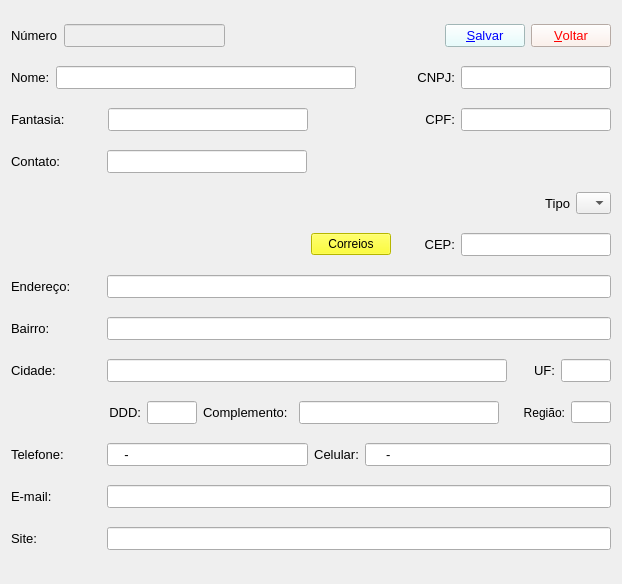
<?xml version="1.0" encoding="UTF-8"?>
<ui version="4.0">
 <class>prospect_editar</class>
 <widget class="QDialog" name="prospect_editar">
  <property name="geometry">
   <rect>
    <x>0</x>
    <y>0</y>
    <width>622</width>
    <height>584</height>
   </rect>
  </property>
  <property name="windowTitle">
   <string>Prospect - Editar</string>
  </property>
  <layout class="QVBoxLayout" name="verticalLayout">
   <item>
    <layout class="QHBoxLayout" name="horizontalLayout_24">
     <item>
      <layout class="QHBoxLayout" name="horizontalLayout_15">
       <item>
        <widget class="QLabel" name="label_16">
         <property name="font">
          <font>
           <family>Tahoma</family>
           <pointsize>10</pointsize>
          </font>
         </property>
         <property name="text">
          <string>Número</string>
         </property>
        </widget>
       </item>
       <item>
        <widget class="QLineEdit" name="txt_numero">
         <property name="enabled">
          <bool>false</bool>
         </property>
         <property name="font">
          <font>
           <family>Tahoma</family>
           <pointsize>10</pointsize>
          </font>
         </property>
         <property name="styleSheet">
          <string notr="true">color: rgb(255, 0, 0);</string>
         </property>
         <property name="alignment">
          <set>Qt::AlignmentFlag::AlignCenter</set>
         </property>
        </widget>
       </item>
      </layout>
     </item>
     <item>
      <spacer name="horizontalSpacer_5">
       <property name="orientation">
        <enum>Qt::Orientation::Horizontal</enum>
       </property>
       <property name="sizeHint" stdset="0">
        <size>
         <width>208</width>
         <height>20</height>
        </size>
       </property>
      </spacer>
     </item>
     <item>
      <widget class="QPushButton" name="bt_salvar">
       <property name="enabled">
        <bool>true</bool>
       </property>
       <property name="font">
        <font>
         <family>Tahoma</family>
         <pointsize>10</pointsize>
        </font>
       </property>
       <property name="styleSheet">
        <string notr="true">color: rgb(0, 0, 255);  
background-color: rgb(225, 255, 255);</string>
       </property>
       <property name="text">
        <string>&amp;Salvar</string>
       </property>
       <property name="shortcut">
        <string>Alt+S</string>
       </property>
       <property name="autoDefault">
        <bool>false</bool>
       </property>
      </widget>
     </item>
     <item>
      <widget class="QPushButton" name="bt_voltar">
       <property name="enabled">
        <bool>true</bool>
       </property>
       <property name="font">
        <font>
         <family>Tahoma</family>
         <pointsize>10</pointsize>
        </font>
       </property>
       <property name="styleSheet">
        <string notr="true">color: rgb(255, 0, 0);
background-color: rgb(255, 238, 230);</string>
       </property>
       <property name="text">
        <string>&amp;Voltar</string>
       </property>
       <property name="shortcut">
        <string>Alt+V</string>
       </property>
       <property name="autoDefault">
        <bool>false</bool>
       </property>
       <property name="default">
        <bool>false</bool>
       </property>
       <property name="flat">
        <bool>false</bool>
       </property>
      </widget>
     </item>
    </layout>
   </item>
   <item>
    <layout class="QHBoxLayout" name="horizontalLayout_27">
     <item>
      <layout class="QHBoxLayout" name="horizontalLayout_13">
       <item>
        <widget class="QLabel" name="label">
         <property name="minimumSize">
          <size>
           <width>0</width>
           <height>0</height>
          </size>
         </property>
         <property name="font">
          <font>
           <family>Tahoma</family>
           <pointsize>10</pointsize>
          </font>
         </property>
         <property name="text">
          <string>Nome:</string>
         </property>
        </widget>
       </item>
       <item>
        <widget class="QLineEdit" name="txt_nome">
         <property name="sizePolicy">
          <sizepolicy hsizetype="Expanding" vsizetype="Fixed">
           <horstretch>0</horstretch>
           <verstretch>0</verstretch>
          </sizepolicy>
         </property>
         <property name="minimumSize">
          <size>
           <width>300</width>
           <height>0</height>
          </size>
         </property>
         <property name="maximumSize">
          <size>
           <width>300</width>
           <height>16777215</height>
          </size>
         </property>
         <property name="font">
          <font>
           <family>Tahoma</family>
           <pointsize>10</pointsize>
          </font>
         </property>
         <property name="maxLength">
          <number>100</number>
         </property>
        </widget>
       </item>
      </layout>
     </item>
     <item>
      <layout class="QHBoxLayout" name="horizontalLayout_11">
       <item>
        <widget class="QLabel" name="label_13">
         <property name="minimumSize">
          <size>
           <width>0</width>
           <height>0</height>
          </size>
         </property>
         <property name="font">
          <font>
           <family>Tahoma</family>
           <pointsize>10</pointsize>
          </font>
         </property>
         <property name="text">
          <string>CNPJ:</string>
         </property>
         <property name="alignment">
          <set>Qt::AlignmentFlag::AlignRight|Qt::AlignmentFlag::AlignTrailing|Qt::AlignmentFlag::AlignVCenter</set>
         </property>
        </widget>
       </item>
       <item>
        <widget class="QLineEdit" name="txt_cnpj">
         <property name="minimumSize">
          <size>
           <width>150</width>
           <height>0</height>
          </size>
         </property>
         <property name="maximumSize">
          <size>
           <width>150</width>
           <height>16777215</height>
          </size>
         </property>
         <property name="font">
          <font>
           <family>Tahoma</family>
           <pointsize>10</pointsize>
          </font>
         </property>
         <property name="inputMask">
          <string>00000000000000</string>
         </property>
        </widget>
       </item>
      </layout>
     </item>
    </layout>
   </item>
   <item>
    <layout class="QHBoxLayout" name="horizontalLayout_28">
     <item>
      <layout class="QHBoxLayout" name="horizontalLayout_12">
       <item>
        <widget class="QLabel" name="label_2">
         <property name="minimumSize">
          <size>
           <width>90</width>
           <height>0</height>
          </size>
         </property>
         <property name="font">
          <font>
           <family>Tahoma</family>
           <pointsize>10</pointsize>
          </font>
         </property>
         <property name="text">
          <string>Fantasia:</string>
         </property>
        </widget>
       </item>
       <item>
        <widget class="QLineEdit" name="txt_fantasia">
         <property name="minimumSize">
          <size>
           <width>200</width>
           <height>0</height>
          </size>
         </property>
         <property name="maximumSize">
          <size>
           <width>200</width>
           <height>16777215</height>
          </size>
         </property>
         <property name="font">
          <font>
           <family>Tahoma</family>
           <pointsize>10</pointsize>
          </font>
         </property>
         <property name="maxLength">
          <number>30</number>
         </property>
        </widget>
       </item>
      </layout>
     </item>
     <item>
      <layout class="QHBoxLayout" name="horizontalLayout_10">
       <item>
        <widget class="QLabel" name="label_17">
         <property name="minimumSize">
          <size>
           <width>0</width>
           <height>0</height>
          </size>
         </property>
         <property name="font">
          <font>
           <family>Tahoma</family>
           <pointsize>10</pointsize>
          </font>
         </property>
         <property name="text">
          <string>CPF:</string>
         </property>
         <property name="alignment">
          <set>Qt::AlignmentFlag::AlignRight|Qt::AlignmentFlag::AlignTrailing|Qt::AlignmentFlag::AlignVCenter</set>
         </property>
        </widget>
       </item>
       <item>
        <widget class="QLineEdit" name="txt_cpf">
         <property name="minimumSize">
          <size>
           <width>150</width>
           <height>0</height>
          </size>
         </property>
         <property name="maximumSize">
          <size>
           <width>150</width>
           <height>16777215</height>
          </size>
         </property>
         <property name="font">
          <font>
           <family>Tahoma</family>
           <pointsize>10</pointsize>
          </font>
         </property>
         <property name="inputMask">
          <string>00000000000000</string>
         </property>
        </widget>
       </item>
      </layout>
     </item>
    </layout>
   </item>
   <item>
    <layout class="QHBoxLayout" name="horizontalLayout_14">
     <item>
      <widget class="QLabel" name="label_3">
       <property name="minimumSize">
        <size>
         <width>90</width>
         <height>0</height>
        </size>
       </property>
       <property name="font">
        <font>
         <family>Tahoma</family>
         <pointsize>10</pointsize>
        </font>
       </property>
       <property name="text">
        <string>Contato:</string>
       </property>
      </widget>
     </item>
     <item>
      <widget class="QLineEdit" name="txt_contato">
       <property name="minimumSize">
        <size>
         <width>200</width>
         <height>0</height>
        </size>
       </property>
       <property name="maximumSize">
        <size>
         <width>200</width>
         <height>16777215</height>
        </size>
       </property>
       <property name="font">
        <font>
         <family>Tahoma</family>
         <pointsize>10</pointsize>
        </font>
       </property>
       <property name="maxLength">
        <number>50</number>
       </property>
      </widget>
     </item>
     <item>
      <spacer name="horizontalSpacer_3">
       <property name="orientation">
        <enum>Qt::Orientation::Horizontal</enum>
       </property>
       <property name="sizeHint" stdset="0">
        <size>
         <width>40</width>
         <height>20</height>
        </size>
       </property>
      </spacer>
     </item>
    </layout>
   </item>
   <item>
    <layout class="QHBoxLayout" name="horizontalLayout_19">
     <item>
      <spacer name="horizontalSpacer_4">
       <property name="orientation">
        <enum>Qt::Orientation::Horizontal</enum>
       </property>
       <property name="sizeHint" stdset="0">
        <size>
         <width>40</width>
         <height>20</height>
        </size>
       </property>
      </spacer>
     </item>
     <item>
      <layout class="QHBoxLayout" name="horizontalLayout_17">
       <item>
        <widget class="QLabel" name="label_4">
         <property name="minimumSize">
          <size>
           <width>90</width>
           <height>0</height>
          </size>
         </property>
         <property name="maximumSize">
          <size>
           <width>90</width>
           <height>16777215</height>
          </size>
         </property>
         <property name="font">
          <font>
           <family>Tahoma</family>
           <pointsize>10</pointsize>
          </font>
         </property>
         <property name="text">
          <string>Tipo</string>
         </property>
         <property name="alignment">
          <set>Qt::AlignmentFlag::AlignRight|Qt::AlignmentFlag::AlignTrailing|Qt::AlignmentFlag::AlignVCenter</set>
         </property>
        </widget>
       </item>
       <item>
        <widget class="QComboBox" name="cb_tipo">
         <property name="minimumSize">
          <size>
           <width>35</width>
           <height>0</height>
          </size>
         </property>
         <property name="maximumSize">
          <size>
           <width>35</width>
           <height>16777215</height>
          </size>
         </property>
         <property name="baseSize">
          <size>
           <width>35</width>
           <height>0</height>
          </size>
         </property>
         <item>
          <property name="text">
           <string/>
          </property>
         </item>
         <item>
          <property name="text">
           <string>F</string>
          </property>
         </item>
         <item>
          <property name="text">
           <string>S</string>
          </property>
         </item>
         <item>
          <property name="text">
           <string>R</string>
          </property>
         </item>
        </widget>
       </item>
      </layout>
     </item>
    </layout>
   </item>
   <item>
    <layout class="QHBoxLayout" name="horizontalLayout_20">
     <item>
      <spacer name="horizontalSpacer_2">
       <property name="orientation">
        <enum>Qt::Orientation::Horizontal</enum>
       </property>
       <property name="sizeHint" stdset="0">
        <size>
         <width>40</width>
         <height>20</height>
        </size>
       </property>
      </spacer>
     </item>
     <item>
      <layout class="QHBoxLayout" name="horizontalLayout_4">
       <item>
        <widget class="QPushButton" name="bt_correio_2">
         <property name="toolTip">
          <string>Busca do CEP pelo endereço ou endereço pelo CEP.</string>
         </property>
         <property name="toolTipDuration">
          <number>1</number>
         </property>
         <property name="statusTip">
          <string>cc</string>
         </property>
         <property name="styleSheet">
          <string notr="true">background-color: rgb(255, 255, 0);</string>
         </property>
         <property name="text">
          <string>Correios</string>
         </property>
         <property name="autoDefault">
          <bool>false</bool>
         </property>
        </widget>
       </item>
       <item>
        <widget class="QLabel" name="label_5">
         <property name="minimumSize">
          <size>
           <width>0</width>
           <height>0</height>
          </size>
         </property>
         <property name="maximumSize">
          <size>
           <width>90</width>
           <height>16777215</height>
          </size>
         </property>
         <property name="font">
          <font>
           <family>Tahoma</family>
           <pointsize>10</pointsize>
          </font>
         </property>
         <property name="text">
          <string>CEP:</string>
         </property>
         <property name="alignment">
          <set>Qt::AlignmentFlag::AlignRight|Qt::AlignmentFlag::AlignTrailing|Qt::AlignmentFlag::AlignVCenter</set>
         </property>
        </widget>
       </item>
       <item>
        <widget class="QLineEdit" name="txt_cep">
         <property name="maximumSize">
          <size>
           <width>150</width>
           <height>16777215</height>
          </size>
         </property>
         <property name="font">
          <font>
           <family>Tahoma</family>
           <pointsize>10</pointsize>
          </font>
         </property>
         <property name="inputMask">
          <string>99999999</string>
         </property>
        </widget>
       </item>
      </layout>
     </item>
    </layout>
   </item>
   <item>
    <layout class="QHBoxLayout" name="horizontalLayout_2">
     <item>
      <widget class="QLabel" name="label_6">
       <property name="minimumSize">
        <size>
         <width>90</width>
         <height>0</height>
        </size>
       </property>
       <property name="font">
        <font>
         <family>Tahoma</family>
         <pointsize>10</pointsize>
        </font>
       </property>
       <property name="text">
        <string>Endereço:</string>
       </property>
      </widget>
     </item>
     <item>
      <widget class="QLineEdit" name="txt_endereco">
       <property name="minimumSize">
        <size>
         <width>400</width>
         <height>0</height>
        </size>
       </property>
       <property name="font">
        <font>
         <family>Tahoma</family>
         <pointsize>10</pointsize>
        </font>
       </property>
       <property name="maxLength">
        <number>50</number>
       </property>
       <property name="cursorPosition">
        <number>0</number>
       </property>
      </widget>
     </item>
    </layout>
   </item>
   <item>
    <layout class="QHBoxLayout" name="horizontalLayout_5">
     <item>
      <widget class="QLabel" name="label_7">
       <property name="minimumSize">
        <size>
         <width>90</width>
         <height>0</height>
        </size>
       </property>
       <property name="font">
        <font>
         <family>Tahoma</family>
         <pointsize>10</pointsize>
        </font>
       </property>
       <property name="text">
        <string>Bairro:</string>
       </property>
      </widget>
     </item>
     <item>
      <widget class="QLineEdit" name="txt_bairro">
       <property name="minimumSize">
        <size>
         <width>400</width>
         <height>0</height>
        </size>
       </property>
       <property name="font">
        <font>
         <family>Tahoma</family>
         <pointsize>10</pointsize>
        </font>
       </property>
       <property name="maxLength">
        <number>50</number>
       </property>
      </widget>
     </item>
    </layout>
   </item>
   <item>
    <layout class="QHBoxLayout" name="horizontalLayout_23">
     <item>
      <layout class="QHBoxLayout" name="horizontalLayout_7">
       <item>
        <widget class="QLabel" name="label_8">
         <property name="minimumSize">
          <size>
           <width>90</width>
           <height>0</height>
          </size>
         </property>
         <property name="font">
          <font>
           <family>Tahoma</family>
           <pointsize>10</pointsize>
          </font>
         </property>
         <property name="text">
          <string>Cidade:</string>
         </property>
        </widget>
       </item>
       <item>
        <widget class="QLineEdit" name="txt_cidade">
         <property name="minimumSize">
          <size>
           <width>400</width>
           <height>0</height>
          </size>
         </property>
         <property name="font">
          <font>
           <family>Tahoma</family>
           <pointsize>10</pointsize>
          </font>
         </property>
         <property name="maxLength">
          <number>50</number>
         </property>
        </widget>
       </item>
      </layout>
     </item>
     <item>
      <layout class="QHBoxLayout" name="horizontalLayout_22">
       <item>
        <widget class="QLabel" name="label_9">
         <property name="minimumSize">
          <size>
           <width>0</width>
           <height>0</height>
          </size>
         </property>
         <property name="font">
          <font>
           <family>Tahoma</family>
           <pointsize>10</pointsize>
          </font>
         </property>
         <property name="text">
          <string>UF:</string>
         </property>
         <property name="alignment">
          <set>Qt::AlignmentFlag::AlignRight|Qt::AlignmentFlag::AlignTrailing|Qt::AlignmentFlag::AlignVCenter</set>
         </property>
        </widget>
       </item>
       <item>
        <widget class="QLineEdit" name="txt_uf">
         <property name="minimumSize">
          <size>
           <width>30</width>
           <height>0</height>
          </size>
         </property>
         <property name="maximumSize">
          <size>
           <width>50</width>
           <height>16777215</height>
          </size>
         </property>
         <property name="font">
          <font>
           <family>Tahoma</family>
           <pointsize>10</pointsize>
          </font>
         </property>
         <property name="inputMask">
          <string>AA</string>
         </property>
         <property name="alignment">
          <set>Qt::AlignmentFlag::AlignCenter</set>
         </property>
        </widget>
       </item>
      </layout>
     </item>
    </layout>
   </item>
   <item>
    <layout class="QHBoxLayout" name="horizontalLayout_25">
     <item>
      <layout class="QHBoxLayout" name="horizontalLayout_18">
       <item>
        <spacer name="horizontalSpacer">
         <property name="orientation">
          <enum>Qt::Orientation::Horizontal</enum>
         </property>
         <property name="sizeHint" stdset="0">
          <size>
           <width>40</width>
           <height>20</height>
          </size>
         </property>
        </spacer>
       </item>
       <item>
        <layout class="QHBoxLayout" name="horizontalLayout_16">
         <item>
          <widget class="QLabel" name="label_10">
           <property name="minimumSize">
            <size>
             <width>0</width>
             <height>0</height>
            </size>
           </property>
           <property name="font">
            <font>
             <family>Tahoma</family>
             <pointsize>10</pointsize>
            </font>
           </property>
           <property name="text">
            <string>DDD:</string>
           </property>
           <property name="alignment">
            <set>Qt::AlignmentFlag::AlignRight|Qt::AlignmentFlag::AlignTrailing|Qt::AlignmentFlag::AlignVCenter</set>
           </property>
          </widget>
         </item>
         <item>
          <widget class="QLineEdit" name="txt_ddd">
           <property name="minimumSize">
            <size>
             <width>40</width>
             <height>0</height>
            </size>
           </property>
           <property name="maximumSize">
            <size>
             <width>50</width>
             <height>16777215</height>
            </size>
           </property>
           <property name="font">
            <font>
             <family>Tahoma</family>
             <pointsize>10</pointsize>
            </font>
           </property>
           <property name="inputMask">
            <string>000</string>
           </property>
          </widget>
         </item>
        </layout>
       </item>
      </layout>
     </item>
     <item>
      <layout class="QHBoxLayout" name="horizontalLayout_3">
       <item>
        <widget class="QLabel" name="label_19">
         <property name="minimumSize">
          <size>
           <width>90</width>
           <height>0</height>
          </size>
         </property>
         <property name="maximumSize">
          <size>
           <width>90</width>
           <height>16777215</height>
          </size>
         </property>
         <property name="font">
          <font>
           <family>Tahoma</family>
           <pointsize>10</pointsize>
          </font>
         </property>
         <property name="text">
          <string>Complemento:</string>
         </property>
        </widget>
       </item>
       <item>
        <widget class="QLineEdit" name="txt_complemento">
         <property name="minimumSize">
          <size>
           <width>200</width>
           <height>0</height>
          </size>
         </property>
         <property name="maximumSize">
          <size>
           <width>16777215</width>
           <height>16777215</height>
          </size>
         </property>
         <property name="font">
          <font>
           <family>Tahoma</family>
           <pointsize>10</pointsize>
          </font>
         </property>
         <property name="maxLength">
          <number>50</number>
         </property>
        </widget>
       </item>
      </layout>
     </item>
     <item>
      <layout class="QHBoxLayout" name="horizontalLayout_9">
       <item>
        <widget class="QLabel" name="label_18">
         <property name="maximumSize">
          <size>
           <width>60</width>
           <height>16777215</height>
          </size>
         </property>
         <property name="text">
          <string>Região:</string>
         </property>
         <property name="alignment">
          <set>Qt::AlignmentFlag::AlignRight|Qt::AlignmentFlag::AlignTrailing|Qt::AlignmentFlag::AlignVCenter</set>
         </property>
        </widget>
       </item>
       <item>
        <widget class="QLineEdit" name="txt_regiao">
         <property name="minimumSize">
          <size>
           <width>40</width>
           <height>0</height>
          </size>
         </property>
         <property name="maximumSize">
          <size>
           <width>40</width>
           <height>16777215</height>
          </size>
         </property>
         <property name="maxLength">
          <number>3</number>
         </property>
         <property name="alignment">
          <set>Qt::AlignmentFlag::AlignCenter</set>
         </property>
        </widget>
       </item>
      </layout>
     </item>
    </layout>
   </item>
   <item>
    <layout class="QHBoxLayout" name="horizontalLayout_26">
     <item>
      <layout class="QHBoxLayout" name="horizontalLayout_21">
       <item>
        <widget class="QLabel" name="label_11">
         <property name="minimumSize">
          <size>
           <width>90</width>
           <height>0</height>
          </size>
         </property>
         <property name="font">
          <font>
           <family>Tahoma</family>
           <pointsize>10</pointsize>
          </font>
         </property>
         <property name="text">
          <string>Telefone:</string>
         </property>
        </widget>
       </item>
       <item>
        <widget class="QLineEdit" name="txt_telefone">
         <property name="minimumSize">
          <size>
           <width>150</width>
           <height>0</height>
          </size>
         </property>
         <property name="font">
          <font>
           <family>Tahoma</family>
           <pointsize>10</pointsize>
          </font>
         </property>
         <property name="inputMask">
          <string>9999-9999</string>
         </property>
        </widget>
       </item>
      </layout>
     </item>
     <item>
      <layout class="QHBoxLayout" name="horizontalLayout_6">
       <item>
        <widget class="QLabel" name="label_14">
         <property name="minimumSize">
          <size>
           <width>0</width>
           <height>0</height>
          </size>
         </property>
         <property name="font">
          <font>
           <family>Tahoma</family>
           <pointsize>10</pointsize>
          </font>
         </property>
         <property name="text">
          <string>Celular:</string>
         </property>
         <property name="alignment">
          <set>Qt::AlignmentFlag::AlignCenter</set>
         </property>
        </widget>
       </item>
       <item>
        <widget class="QLineEdit" name="txt_celular">
         <property name="minimumSize">
          <size>
           <width>150</width>
           <height>0</height>
          </size>
         </property>
         <property name="font">
          <font>
           <family>Tahoma</family>
           <pointsize>10</pointsize>
          </font>
         </property>
         <property name="inputMask">
          <string>99999-9999</string>
         </property>
        </widget>
       </item>
      </layout>
     </item>
    </layout>
   </item>
   <item>
    <layout class="QHBoxLayout" name="horizontalLayout_8">
     <item>
      <widget class="QLabel" name="label_12">
       <property name="minimumSize">
        <size>
         <width>90</width>
         <height>0</height>
        </size>
       </property>
       <property name="font">
        <font>
         <family>Tahoma</family>
         <pointsize>10</pointsize>
        </font>
       </property>
       <property name="text">
        <string>E-mail:</string>
       </property>
      </widget>
     </item>
     <item>
      <widget class="QLineEdit" name="txt_email">
       <property name="minimumSize">
        <size>
         <width>400</width>
         <height>0</height>
        </size>
       </property>
       <property name="font">
        <font>
         <family>Tahoma</family>
         <pointsize>10</pointsize>
        </font>
       </property>
       <property name="maxLength">
        <number>50</number>
       </property>
      </widget>
     </item>
    </layout>
   </item>
   <item>
    <layout class="QHBoxLayout" name="horizontalLayout">
     <item>
      <widget class="QLabel" name="label_15">
       <property name="minimumSize">
        <size>
         <width>90</width>
         <height>0</height>
        </size>
       </property>
       <property name="font">
        <font>
         <family>Tahoma</family>
         <pointsize>10</pointsize>
        </font>
       </property>
       <property name="text">
        <string>Site:</string>
       </property>
      </widget>
     </item>
     <item>
      <widget class="QLineEdit" name="txt_site">
       <property name="minimumSize">
        <size>
         <width>400</width>
         <height>0</height>
        </size>
       </property>
       <property name="font">
        <font>
         <family>Tahoma</family>
         <pointsize>10</pointsize>
        </font>
       </property>
      </widget>
     </item>
    </layout>
   </item>
  </layout>
 </widget>
 <resources/>
 <connections/>
</ui>
